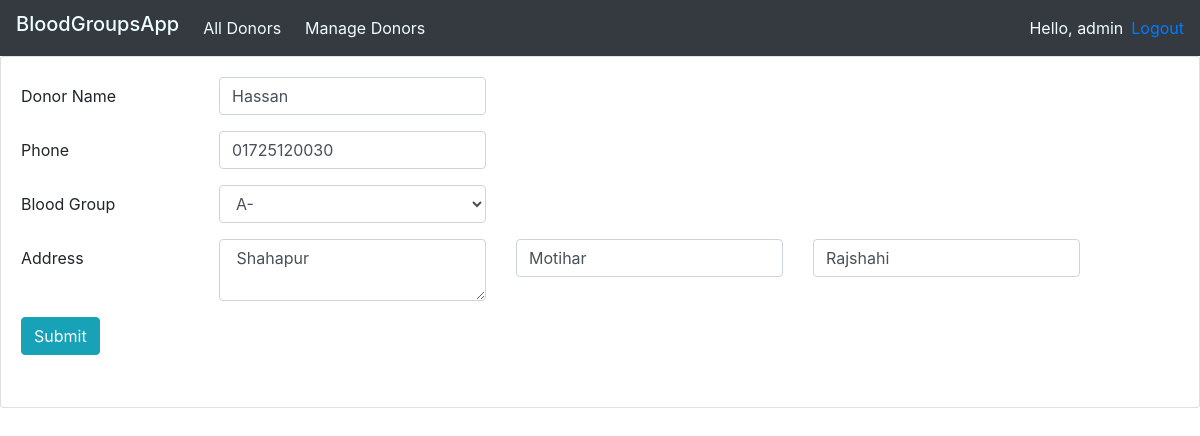
The page /update_donor/2/ (signed in) on the database its author committed.
### bloodGroupsApp/models.py (models this page shows)
class Donor(models.Model):
    name = models.CharField(max_length=30, null = True)
    phone = models.CharField(max_length=15)
    blood_group = models.CharField(max_length=5)
    house_details = models.CharField(max_length=200 ,  null= True)
    upazila = models.CharField(max_length=30,  null= True)
    district = models.CharField(max_length=30, null= True)
    address = models.CharField(max_length=270)

### bloodGroupsApp/decorators.py (the view)
   def wrapper_func(request, *args, **kwargs):
      group = None
      if request.user.groups.exists():
         group = request.user.groups.all()[0].name
      if group == 'user_group':
         return redirect('home')
      if group == 'admin':
         return  view_func(request, *args, **kwargs)

### bloodGroupsApp/views.py (called while the page is built, shortened)
@login_required(login_url='login')
@admin_only
def update_donor(request,pk):
    donor1 = Donor.objects.get(id=pk)
    context={'donor1': donor1}
    return render(request,'update_donor.html',context)

### bloodGroupsApp/templates/update_donor.html (shortened to what this page needs)
{% extends 'main.html' %}
{%block content%}
<div class="card card-body">
      <form method="POST">
            <div class="form-group row">
              <label for="inputEmail3" class="col-sm-2 col-form-label">Donor Name</label>
              <div class="col-sm-3">
                <input type="text" name="name" value="{{donor1.name}}" class="form-control" id="inputEmail3" placeholder="Name">
              </div>
            </div>
            <div class="form-group row">
                <label for="inputEmail3" class="col-sm-2 col-form-label">Phone</label>
                <div class="col-sm-3">
                  <input type="text" name= "phone" value="{{donor1.phone}}" class="form-control" id="inputEmail3" placeholder="Phone Number">
                </div>
              </div>
              <div class="form-group row">
                <label for="inputEmail3" class="col-sm-2 col-form-label">Blood Group</label>
                <div class="col-sm-3">
                <select class="form-control" name="blood_group" id="bloodGroupSelect">
                  <option value="A-">A-</option>
                </select>
                </div>
              </div>
              <div class="form-group row ">
                <label for="inputEmail3" class="col-sm-2 col-form-label">Address</label>
                <div class="col-3">
                  <textarea class="form-control" name="house" placeholder="House Details"> {{donor1.house_details}}</textarea>
                </div>
                <div class="col-3 ">
                  <input type="text" class="form-control" value="{{donor1.upazila}}"  name="upazila" placeholder="Upazila">
                </div>
                <div class="col-3 ">
                  <input type="text" class="form-control" value="{{donor1.district}}" name="district" placeholder="District">
            </div>
              </div>
            <div class="form-group row">
              <div class="col-sm-10">
                <button type="submit" class="btn btn-info">Submit</button>
              </div>
            </div>
          </form>
</div>
{%endblock%}

### bloodGroupsApp/templates/navbar.html (shortened to what this page needs)
<nav class="navbar navbar-expand-lg navbar-dark bg-dark">
    <h5 style="color: azure;">BloodGroupsApp</h5>
    <div class="collapse navbar-collapse" id="navbarNav">
      <ul class="navbar-nav">
        <li class="nav-item">
          <a style="color: azure;" class="nav-link ml-3" href="{% url 'home' %}">All Donors</a>
        </li>
        {% if request.user.is_staff %}
        <li class="nav-item">
            <a style="color: azure;" class="nav-link ml-2" href="{% url 'manage_donors' %}">Manage Donors</a>
        </li>
        {% endif %}
      </ul>
    </div>
    <span style="color: azure;" class="msg"> Hello, {{request.user}} </span>
    <span style="color: azure;"><a class="msg ml-2" href="{% url 'logout' %}">Logout</a></span>
</nav>

### rows shown on the page
Donor: name "Hassan", phone "01725120030", house "Shahapur", upazila "Motihar", district "Rajshahi"

### other values the page prints
{{ request.user }} "admin"
